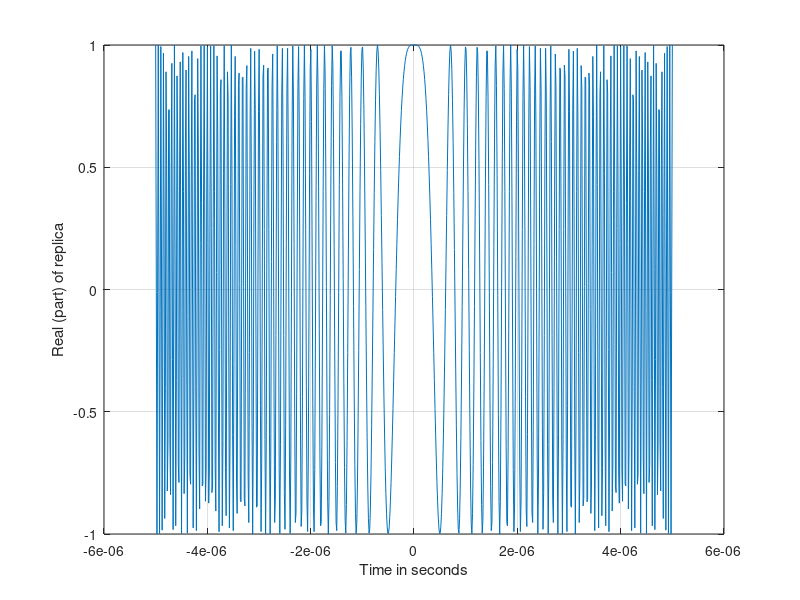
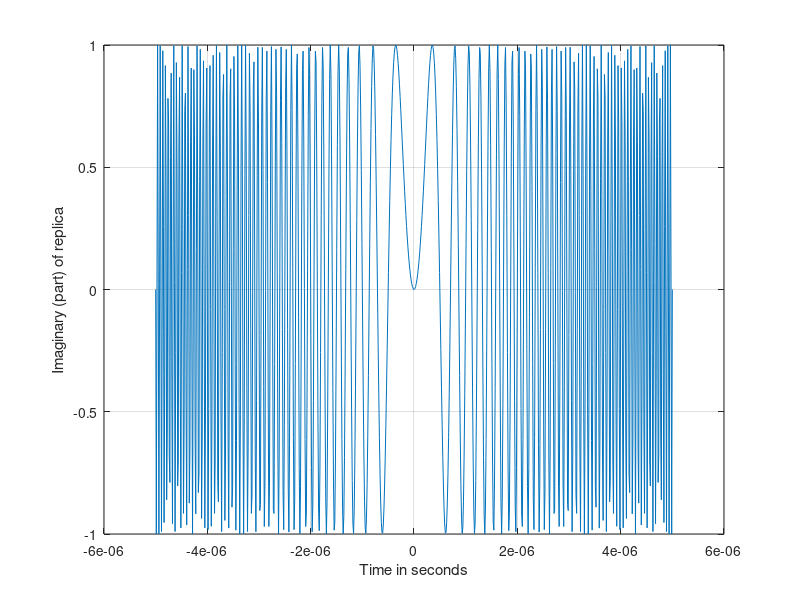
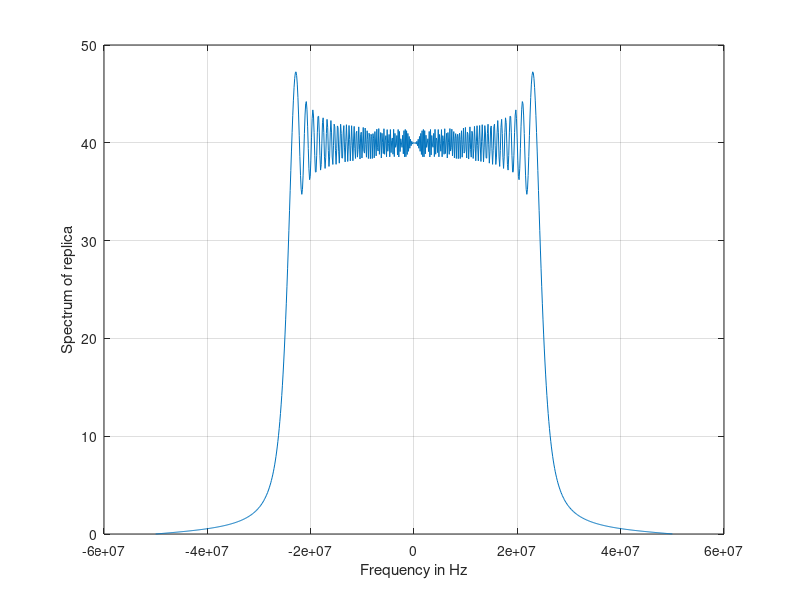

Here is the MATLAB script that generated these plots, in order:
% use this program to reproduce Fig. 3.8 of text
clc
clear all
close all
%
nscat = 2; %two point scatterers
taup = 10e-6; % 100 microsecond uncompressed pulse
b = 40.0e6; % 50 MHz bandwdith
rrec = 50 ; % 50 meter processing window
scat_range = [15 25] ; % scattterers are 15 and 25 meters into window
scat_rcs = [1 2]; % RCS 1 m^2 and 2m^2
winid = 0; %no window used
%function [y] = matched_filter(nscat,taup,b,rrec,scat_range,scat_rcs,winid)
eps = 1.0e-16;
% time bandwidth product
time_B_product = b * taup;
if(time_B_product < 5 )
    fprintf('************ Time Bandwidth product is TOO SMALL ***************')
    fprintf('\n Change b and or taup')
    return
end
% speed of light
c = 3.e8;
% number of samples
n = fix(2 * taup * b);
% initialize input, output and replica vectors
x(nscat,1:n) = 0.;
y(1:n) = 0.;
replica(1:n) = 0.;
% determine proper window
if( winid == 0.)
    win(1:n) = 1.;
end
if(winid == 1.);
    win = hamming(n)';
end
if( winid == 2.)
    win = kaiser(n,pi)';
end
if(winid == 3.)
    win = chebwin(n,60)';
end
% check to ensure that scatterers are within recieve window
index = find(scat_range > rrec);
if (index ~= 0)
    error('Error. Receive window is too large; or scatterers fall outside window')
    return
end
% calculate sampling interval
t = linspace(-taup/2,taup/2,n);
replica = exp(i * pi * (b/taup) .* t.^2);
figure(1)
plot(t,real(replica))
ylabel('Real (part) of replica')
xlabel('Time in seconds')
grid
figure(2)
plot(t,imag(replica))
ylabel('Imaginary (part) of replica')
xlabel('Time in seconds')
grid
figure(3)
sampling_interval = 1 / 2.5 /b;
freqlimit = 0.5/ sampling_interval;
freq = linspace(-freqlimit,freqlimit,n);
plot(freq,fftshift(abs(fft(replica))));
ylabel('Spectrum of replica')
xlabel('Frequency in Hz')
grid
for j = 1:1:nscat
    range = scat_range(j) ;;
    x(j,:) = scat_rcs(j) .* exp(i * pi * (b/taup) .* (t +(2*range/c)).^2) ;
    y = x(j,:) + y;
end